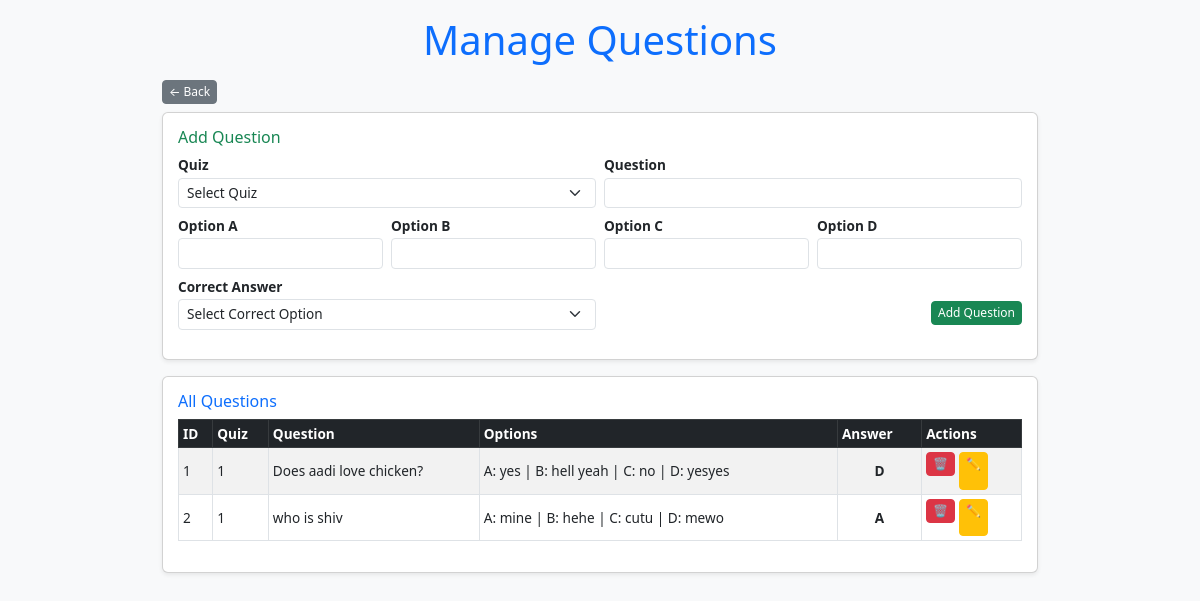
/manage_questions (signed in), run on an earlier commit of the app's database.
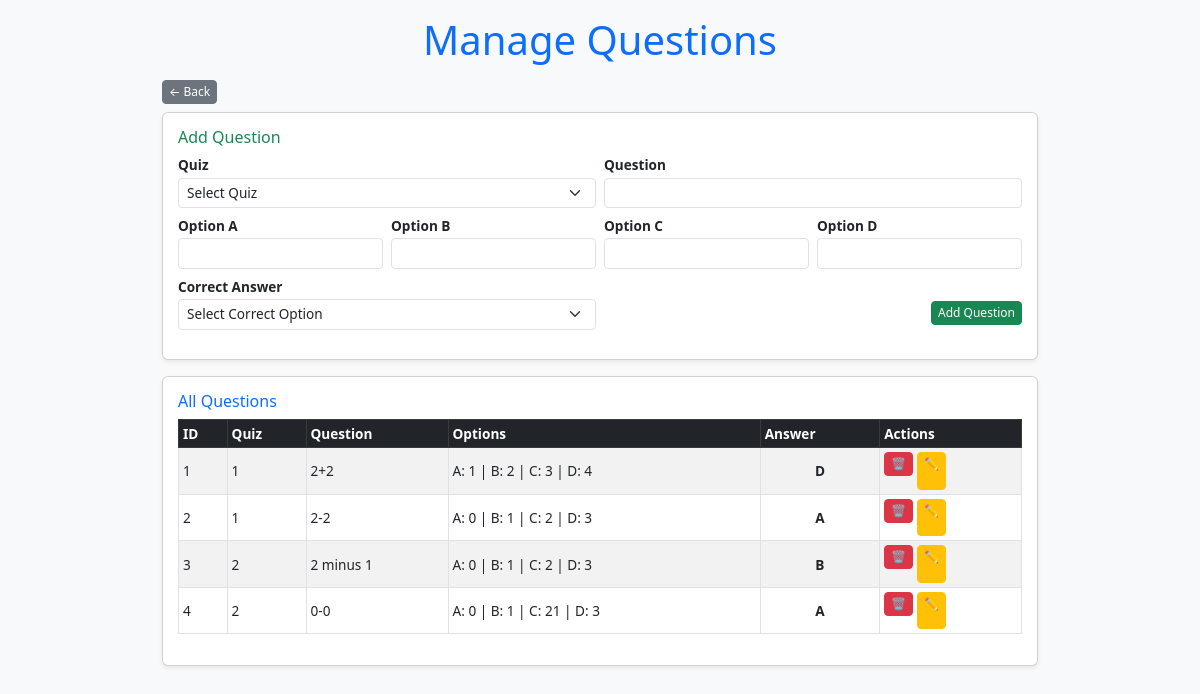
And on a later commit of the database.
### models/models.py (models this page shows)
class Question(db.Model):
    id = db.Column(db.Integer, primary_key=True)
    quiz_id = db.Column(db.Integer, db.ForeignKey('quiz.id'), nullable=False)
    question_statement = db.Column(db.Text, nullable=False)
    optionA = db.Column(db.String(200))
    optionB = db.Column(db.String(200))
    optionC = db.Column(db.String(200))
    optionD = db.Column(db.String(200))
    correct_option = db.Column(db.String(200))

class Quiz(db.Model):
    id = db.Column(db.Integer, primary_key=True)
    chapter_id = db.Column(db.Integer, db.ForeignKey('chapter.id'), nullable=False)
    date_of_quiz = db.Column(db.Date)
    time_duration = db.Column(db.Integer)  # Store duration in minutes
    remarks = db.Column(db.Text)
    questions = db.relationship('Question', backref='quiz', lazy=True)

### app.py (the view, shortened to what this page needs)
@app.route('/manage_questions', methods=['GET', 'POST'])
def manage_questions():
    if 'admin_logged_in' not in session:
        return redirect(url_for('auth.admin_login'))
    quizzes = Quiz.query.all()
    questions = Question.query.all()
    return render_template('manage_questions.html', quizzes=quizzes, questions=questions)

### templates/manage_questions.html (shortened to what this page needs)
{% include 'toastr.html' %}
<!DOCTYPE html>
<html lang="en">
<head>
    <link href="https://cdn.jsdelivr.net/npm/bootstrap@5.3.0/dist/css/bootstrap.min.css" rel="stylesheet">
</head>
<body class="bg-light">
<div class="container my-3">
    <h1 class="text-center text-primary mb-3">Manage Questions</h1>
    <div class="d-flex justify-content-between mb-2">
        <a href="{{ url_for('admin_dashboard') }}" class="btn btn-secondary btn-sm">← Back</a>
    </div>
    <div class="card shadow-sm mb-3">
        <h6 class="text-success">Add Question</h6>
        <form method="POST" action="{{ url_for('manage_questions') }}" class="row g-2">
            <div class="col-md-6">
                <label class="form-label">Quiz</label>
                <select name="quiz_id" class="form-select form-select-sm" required>
                    <option value="">Select Quiz</option>
                </select>
            </div>
            <div class="col-md-6">
                <label class="form-label">Question</label>
                <input type="text" name="question_text" class="form-control form-control-sm" required>
            </div>
            <div class="col-6 col-md-3">
                <label class="form-label">Option A</label>
                <input type="text" name="optionA" class="form-control form-control-sm" required>
            </div>
            <div class="col-6 col-md-3">
                <label class="form-label">Option B</label>
                <input type="text" name="optionB" class="form-control form-control-sm" required>
            </div>
            <div class="col-6 col-md-3">
                <label class="form-label">Option C</label>
                <input type="text" name="optionC" class="form-control form-control-sm" required>
            </div>
            <div class="col-6 col-md-3">
                <label class="form-label">Option D</label>
                <input type="text" name="optionD" class="form-control form-control-sm" required>
            </div>
            <div class="col-md-6">
                <label class="form-label">Correct Answer</label>
                <select name="correct_option" class="form-select form-select-sm" required>
                    <option value="">Select Correct Option</option>
                </select>
            </div>
            <div class="col-md-6 text-end">
                <button type="submit" class="btn btn-success btn-sm mt-4">Add Question</button>
            </div>
        </form>
    </div>
    <div class="card shadow-sm">
        <h6 class="text-primary">All Questions</h6>
        <div class="table-responsive">
            <table class="table table-striped table-bordered">
                <thead class="table-dark">
                    <tr>
                        <th>ID</th>
                        <th>Quiz</th>
                        <th>Question</th>
                        <th>Options</th>
                        <th>Answer</th>
                        <th>Actions</th>
                    </tr>
                </thead>
                <tbody>
                    {% for question in questions %}
                    <tr>
                        <td>{{ question.id }}</td>
                        <td>{{ question.quiz.id }}</td>
                        <td class="text-truncate" style="max-width: 150px;">{{ question.question_statement }}</td>
                        <td class="small">
                            A: {{ question.optionA }} |
                            B: {{ question.optionB }} |
                            C: {{ question.optionC }} |
                            D: {{ question.optionD }}
                        </td>
                        <td class="fw-bold text-center">{{ question.correct_option }}</td>
                        <td class="text-center">
                            <div class="d-flex gap-1">
                                <form method="POST" action="{{ url_for('manage_questions') }}">
                                    <button type="submit" class="btn btn-danger btn-sm" onclick="return confirm('Are you sure?')">🗑</button>
                                </form>
                                <a href="{{ url_for('edit_question', question_id=question.id) }}" class="btn btn-warning btn-sm">✏</a>
                            </div>
                        </td>
                    </tr>
                    {% endfor %}
                </tbody>
            </table>
        </div>
    </div>
</div>
</body>
</html>

### templates/toastr.html (shortened to what this page needs)
<link rel="stylesheet" href="https://cdnjs.cloudflare.com/ajax/libs/toastr.js/latest/toastr.min.css">

### templates/manage_questions.html (style rules this page uses)
body { font-size: 0.9rem; }
.container { max-width: 900px; }
.form-control, .form-select { padding: 4px 8px; font-size: 0.85rem; }
.table th, .table td { padding: 4px; vertical-align: middle; font-size: 0.85rem; }
.btn-sm { padding: 2px 6px; font-size: 0.75rem; }
.form-label { margin-bottom: 2px; font-weight: 600; font-size: 0.85rem; }
.card { padding: 15px; }
.table-responsive { max-height: 350px; overflow-y: auto; }

What changed in the data, as far as the page shows it:
changed Question id 1: question_statement "Does aadi love chicken?" → "2+2"; optionA "yes" → "1"; optionB "hell yeah" → "2"; optionC "no" → "3"; optionD "yesyes" → "4"
changed Question id 2: question_statement "who is shiv" → "2-2"; optionA "mine" → "0"; optionB "hehe" → "1"; optionC "cutu" → "2"; optionD "mewo" → "3"
added Question: id "3", quiz.id "2", question_statement "2 minus 1", optionA "0", optionB "1", optionC "2", optionD "3", correct_option "B"
added Question: id "4", quiz.id "2", question_statement "0-0", optionA "0", optionB "1", optionC "21", optionD "3", correct_option "A"
